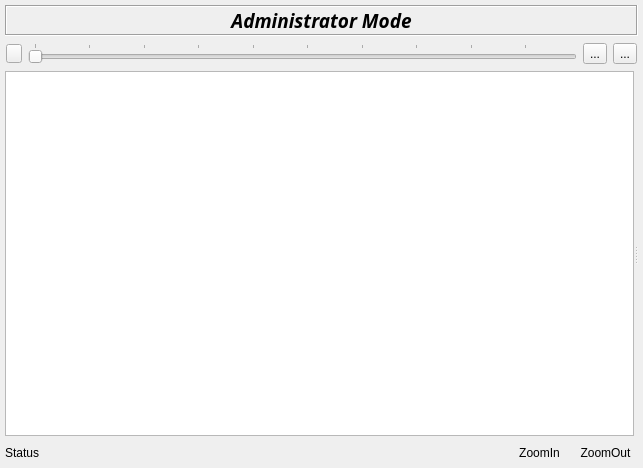
<?xml version="1.0" encoding="UTF-8"?>
<ui version="4.0">
 <class>DirWidget</class>
 <widget class="QWidget" name="DirWidget">
  <property name="geometry">
   <rect>
    <x>0</x>
    <y>0</y>
    <width>643</width>
    <height>468</height>
   </rect>
  </property>
  <property name="minimumSize">
   <size>
    <width>350</width>
    <height>0</height>
   </size>
  </property>
  <property name="windowTitle">
   <string>Form</string>
  </property>
  <layout class="QVBoxLayout" name="verticalLayout" stretch="0,0,0,1,0">
   <property name="leftMargin">
    <number>5</number>
   </property>
   <property name="topMargin">
    <number>5</number>
   </property>
   <property name="rightMargin">
    <number>5</number>
   </property>
   <property name="bottomMargin">
    <number>5</number>
   </property>
   <item>
    <widget class="QLabel" name="label_rootmode">
     <property name="font">
      <font>
       <family>Droid Sans Mono</family>
       <pointsize>14</pointsize>
       <weight>75</weight>
       <italic>true</italic>
       <bold>true</bold>
      </font>
     </property>
     <property name="frameShape">
      <enum>QFrame::Box</enum>
     </property>
     <property name="frameShadow">
      <enum>QFrame::Sunken</enum>
     </property>
     <property name="text">
      <string>Administrator Mode</string>
     </property>
     <property name="alignment">
      <set>Qt::AlignCenter</set>
     </property>
    </widget>
   </item>
   <item>
    <layout class="QHBoxLayout" name="toolbar_layout"/>
   </item>
   <item>
    <layout class="QVBoxLayout" name="browser_layout_main">
     <property name="spacing">
      <number>1</number>
     </property>
     <item>
      <widget class="QFrame" name="group_snaps">
       <layout class="QHBoxLayout" name="horizontalLayout_3">
        <property name="leftMargin">
         <number>1</number>
        </property>
        <property name="topMargin">
         <number>1</number>
        </property>
        <property name="rightMargin">
         <number>1</number>
        </property>
        <property name="bottomMargin">
         <number>1</number>
        </property>
        <item>
         <widget class="QToolButton" name="tool_snap">
          <property name="sizePolicy">
           <sizepolicy hsizetype="Preferred" vsizetype="Fixed">
            <horstretch>0</horstretch>
            <verstretch>0</verstretch>
           </sizepolicy>
          </property>
          <property name="styleSheet">
           <string notr="true">padding-right: 5px;</string>
          </property>
          <property name="text">
           <string notr="true"/>
          </property>
          <property name="popupMode">
           <enum>QToolButton::InstantPopup</enum>
          </property>
          <property name="toolButtonStyle">
           <enum>Qt::ToolButtonTextOnly</enum>
          </property>
         </widget>
        </item>
        <item>
         <widget class="QSlider" name="slider_snap">
          <property name="minimum">
           <number>1</number>
          </property>
          <property name="value">
           <number>1</number>
          </property>
          <property name="orientation">
           <enum>Qt::Horizontal</enum>
          </property>
          <property name="invertedAppearance">
           <bool>false</bool>
          </property>
          <property name="invertedControls">
           <bool>false</bool>
          </property>
          <property name="tickPosition">
           <enum>QSlider::TicksAbove</enum>
          </property>
         </widget>
        </item>
        <item>
         <widget class="QToolButton" name="tool_snap_older">
          <property name="text">
           <string notr="true">...</string>
          </property>
         </widget>
        </item>
        <item>
         <widget class="QToolButton" name="tool_snap_newer">
          <property name="text">
           <string notr="true">...</string>
          </property>
         </widget>
        </item>
       </layout>
      </widget>
     </item>
    </layout>
   </item>
   <item>
    <widget class="QWidget" name="widget" native="true">
     <layout class="QHBoxLayout" name="horizontalLayout_4">
      <property name="leftMargin">
       <number>0</number>
      </property>
      <property name="topMargin">
       <number>0</number>
      </property>
      <property name="rightMargin">
       <number>0</number>
      </property>
      <property name="bottomMargin">
       <number>0</number>
      </property>
      <item>
       <widget class="QSplitter" name="splitter">
        <property name="orientation">
         <enum>Qt::Horizontal</enum>
        </property>
        <widget class="QTreeView" name="folderViewPane">
         <property name="sizePolicy">
          <sizepolicy hsizetype="Preferred" vsizetype="Expanding">
           <horstretch>0</horstretch>
           <verstretch>0</verstretch>
          </sizepolicy>
         </property>
         <property name="indentation">
          <number>15</number>
         </property>
         <property name="uniformRowHeights">
          <bool>true</bool>
         </property>
         <property name="allColumnsShowFocus">
          <bool>true</bool>
         </property>
        </widget>
        <widget class="QWidget" name="horizontalLayoutWidget">
         <layout class="QHBoxLayout" name="browser_layout"/>
        </widget>
       </widget>
      </item>
     </layout>
    </widget>
   </item>
   <item>
    <layout class="QHBoxLayout" name="horizontalLayout">
     <item>
      <widget class="QLabel" name="label_status">
       <property name="text">
        <string notr="true">Status</string>
       </property>
       <property name="wordWrap">
        <bool>false</bool>
       </property>
      </widget>
     </item>
     <item>
      <widget class="QToolButton" name="tool_zoom_in">
       <property name="toolTip">
        <string>Increase Icon Sizes</string>
       </property>
       <property name="text">
        <string notr="true">ZoomIn</string>
       </property>
       <property name="iconSize">
        <size>
         <width>24</width>
         <height>24</height>
        </size>
       </property>
       <property name="popupMode">
        <enum>QToolButton::InstantPopup</enum>
       </property>
       <property name="autoRaise">
        <bool>true</bool>
       </property>
      </widget>
     </item>
     <item>
      <widget class="QToolButton" name="tool_zoom_out">
       <property name="toolTip">
        <string>Decrease Icon Sizes</string>
       </property>
       <property name="text">
        <string notr="true">ZoomOut</string>
       </property>
       <property name="iconSize">
        <size>
         <width>24</width>
         <height>24</height>
        </size>
       </property>
       <property name="autoRaise">
        <bool>true</bool>
       </property>
      </widget>
     </item>
    </layout>
   </item>
  </layout>
  <action name="actionBack">
   <property name="text">
    <string notr="true">Back</string>
   </property>
   <property name="iconText">
    <string>Back</string>
   </property>
   <property name="toolTip">
    <string>Go back to previous directory</string>
   </property>
   <property name="statusTip">
    <string>Go back to previous directory</string>
   </property>
  </action>
  <action name="actionUp">
   <property name="text">
    <string notr="true">Up</string>
   </property>
   <property name="iconText">
    <string>Up</string>
   </property>
   <property name="toolTip">
    <string>Go to parent directory</string>
   </property>
   <property name="statusTip">
    <string>Go to parent directory</string>
   </property>
  </action>
  <action name="actionHome">
   <property name="text">
    <string notr="true">Home</string>
   </property>
   <property name="iconText">
    <string>Home</string>
   </property>
   <property name="toolTip">
    <string>Go to home directory</string>
   </property>
   <property name="statusTip">
    <string>Go to home directory</string>
   </property>
  </action>
  <action name="actionMenu">
   <property name="text">
    <string>Menu</string>
   </property>
   <property name="toolTip">
    <string>Select Action</string>
   </property>
  </action>
  <action name="actionSingleColumn">
   <property name="checkable">
    <bool>true</bool>
   </property>
   <property name="text">
    <string>Single Column</string>
   </property>
   <property name="toolTip">
    <string>Single column view</string>
   </property>
  </action>
  <action name="actionDualColumn">
   <property name="checkable">
    <bool>true</bool>
   </property>
   <property name="text">
    <string>Dual Column</string>
   </property>
   <property name="toolTip">
    <string>Dual Column View</string>
   </property>
  </action>
 </widget>
 <resources/>
 <connections/>
</ui>
